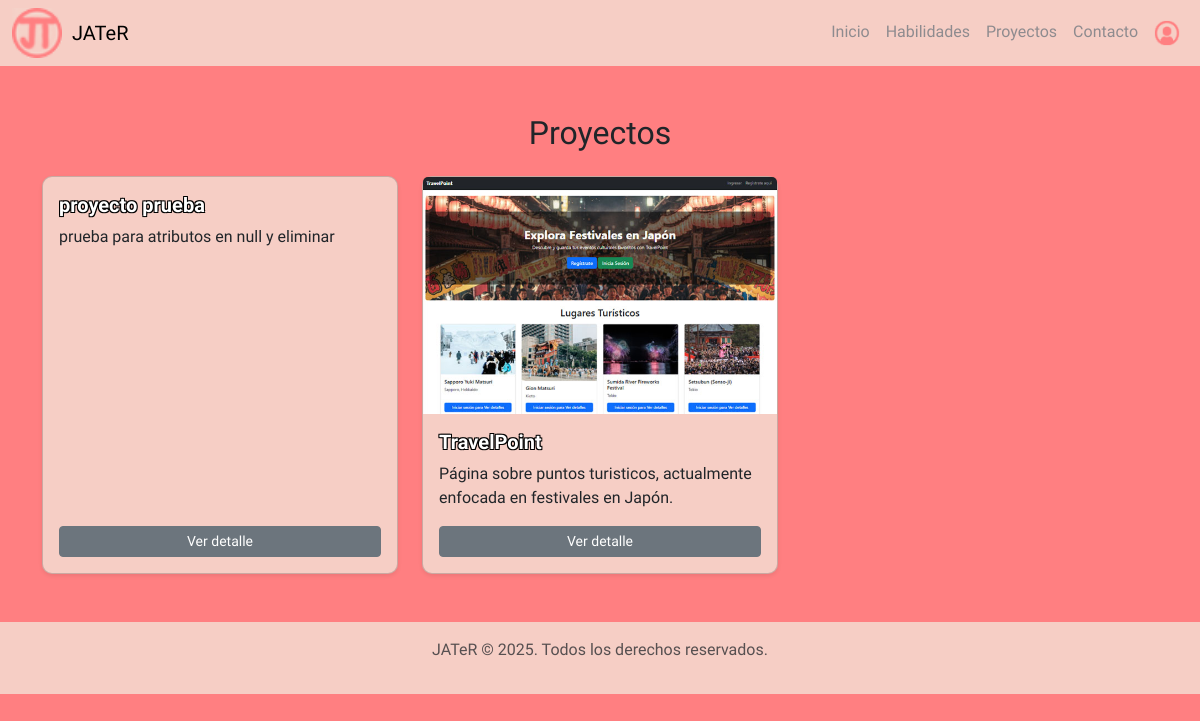
Before: /proyecto/ with the older database file.
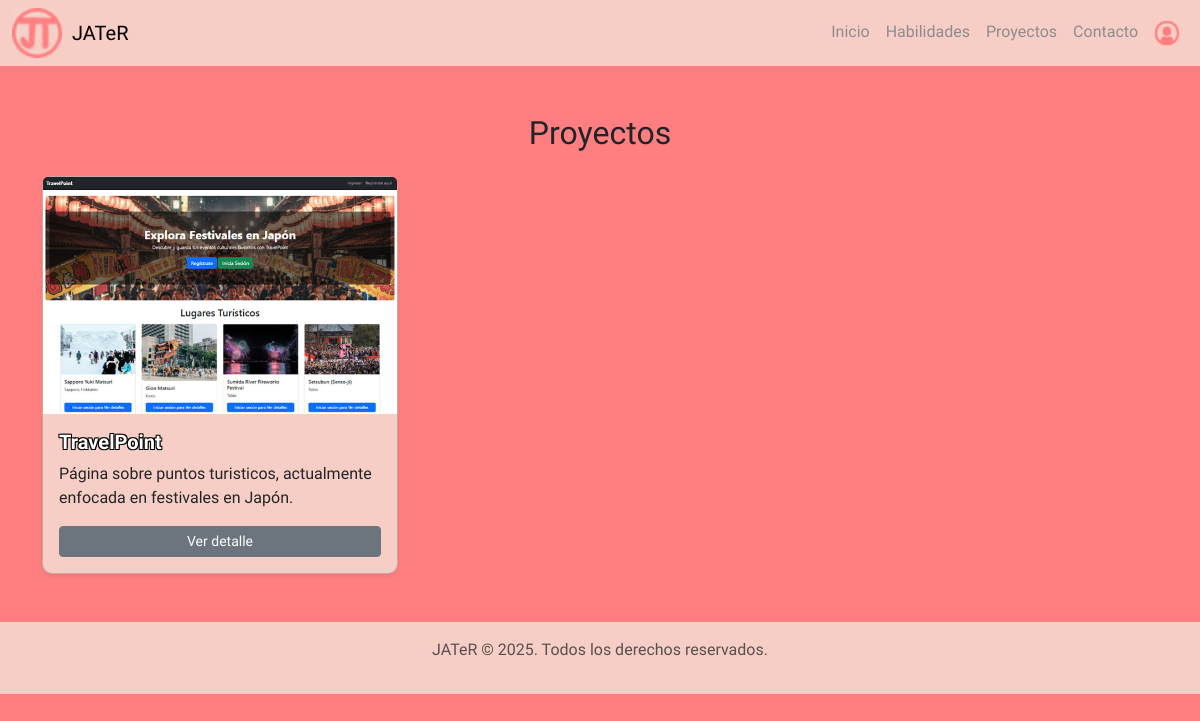
After: the same page with the newer database file.
### proyectos/models.py (models this page shows, shortened)
class Proyecto(models.Model):
    titulo = models.CharField(max_length=100)
    descripcion = models.TextField()
    imagen = models.ImageField(upload_to='proyectos/', blank=True, null=True)
    fecha_publicacion = models.DateTimeField(auto_now_add=True)
    demo_url = models.URLField(blank=True, null=True)
    repo_url = models.URLField(blank=True, null=True)
    habilidades = models.ManyToManyField(Habilidad, related_name='proyectos')
    class Meta:
        ordering = ['fecha_publicacion']

### proyectos/views.py (the view)
# urls.py: path('proyecto/', views.lista_proyecto, name='lista_proyecto'),
def lista_proyecto(request):
    proyecto = Proyecto.objects.all().order_by('-fecha_publicacion')
    return render(request, "proyectos/lista_proyecto.html", {"proyecto": proyecto})

### proyectos/templates/proyectos/lista_proyecto.html (shortened to what this page needs)
{% extends 'base.html' %}
{% load static %}
{% block content %}
<div class="container my-5">
    <h2 class="mb-4 text-center">Proyectos</h2>
    <div class="row g-4">
        {% for proyecto in proyecto %}
        <div class="project col-md-6 col-lg-4">
            <div class="card shadow-sm h-100 d-flex flex-column">
    {% if proyecto.imagen %}
        <img src="{{ proyecto.imagen.url }}" class="card-img-top" alt="{{ proyecto.titulo }}">
            {% endif %}
            <div class="card-body d-flex flex-column justify-content-between flex-grow-1">
                <div>
                    <h5 class="card-title">{{ proyecto.titulo }}</h5>
                    <p class="card-text">{{ proyecto.descripcion|truncatewords:20 }}</p>
                </div>
                {% if user.is_staff %}
                <div class="mt-3">
                    <div class="d-flex justify-content-between gap-2 mb-2">
                        <a href="{% url 'editar_proyecto' proyecto.pk %}" class="btn btn-warning btn-sm flex-fill">Editar</a>
                        <form method="POST" action="{% url 'eliminar_proyecto' proyecto.pk %}" class="flex-fill">
                            {% csrf_token %}
                            <button type="submit" class="btn btn-danger btn-sm w-100">Eliminar</button>
                        </form>
                    </div>
                    <a href="{% url 'detalle_proyecto' proyecto.pk %}" class="btn btn-secondary btn-sm w-100">Ver detalle</a>
                </div>
                {% else %}
                    <a href="{% url 'detalle_proyecto' proyecto.pk %}" class="btn btn-secondary btn-sm w-100 mt-3">Ver detalle</a>
                {% endif %}
            </div>
        </div>
        </div>
        {% empty %}
        <p>No hay proyectos disponibles.</p>
        {% endfor %}
    </div>
</div>
{% endblock %}

### proyectos/templates/base.html (shortened to what this page needs)
<!DOCTYPE html>
<html lang="es">
<head>
    {% load static %}
    <link href="https://cdn.jsdelivr.net/npm/bootstrap@5.3.3/dist/css/bootstrap.min.css" rel="stylesheet">
    <link rel="stylesheet" href="{% static 'css/style.css' %}">
</head>
<body>
<nav id="navbar" class="navbar navbar-expand-lg mb-5 sticky-top">
    <div class="container-fluid">
        <img id="logo" src="{% static 'img/favicon_portafolio.png' %}" alt="logo" class="logo">
        <a class="navbar-brand" href="{% url 'index' %}">JATeR</a>
        <div class="collapse navbar-collapse" id="navbarNav">
            <ul class="navbar-nav ms-auto">
                <li class="nav-item">
                    <a href="{% url 'index' %}" class="nav-link opacity-75">Inicio</a>
                </li>
                <li class="nav-item">
                    <a href="{% url 'lista_habilidades' %}" class="nav-link opacity-75">Habilidades</a>
                </li>
                <li class="nav-item">
                    <a href="{% url 'lista_proyecto' %}" class="nav-link opacity-75">Proyectos</a>
                </li>
                <li class="nav-item">
                    <a href="{% url 'contacto' %}" class="nav-link opacity-75">Contacto</a>
                </li>
                <li class="nav-item">
                    {% if user.is_authenticated %}
                        <a class="nav-link" href="{% url 'logout' %}">
                            <img src="{% static 'img/salir_icon.png' %}" alt="logout" width="26">
                        </a>
                    {% else %}
                        <a class="nav-link" href="{% url 'login' %}">
                            <img src="{% static 'img/persona_icon.png' %}" alt="user" width="26">
                        </a>
                    {% endif %}
                </li>
            </ul>
        </div>
    </div>
</nav>
{% block content %}{% endblock %}
<footer id="footer" class="py-3 mt-3">
    <div class="container-fluid">
        <p class="text-center text-muted">JATeR © 2025. Todos los derechos reservados.</p>
    </div>
</footer>
</body>
</html>

### static/css/style.css (style rules this page uses)
body { margin: 0 auto; overflow-x: hidden; background-color: #ff7f81; font-family: 'Pixelify Sans', sans-serif; }
#navbar { background: rgba(243,239,227,0.7); }
#logo { width: 50px; height: 50px; margin-right: 10px; }
#navbar .nav-link { color: #6c757d; transition: color 0.3s ease; }
.navbar .nav-link img { width: 26px; height: 26px; transition: transform 0.2s ease; }
#footer { background: rgb(243,239,227,0.7); }
.card { background: rgb(243, 239, 227, 0.7); border-radius: 10px; }
.card-title { font-weight: bold; color: white; text-shadow: -1px -1px black, 1px -1px black, -1px 1px black, 1px 1px black; }

Changed rows visible on the page:
removed Proyecto: titulo "proyecto prueba", descripcion "prueba para atributos en null y eliminar"
